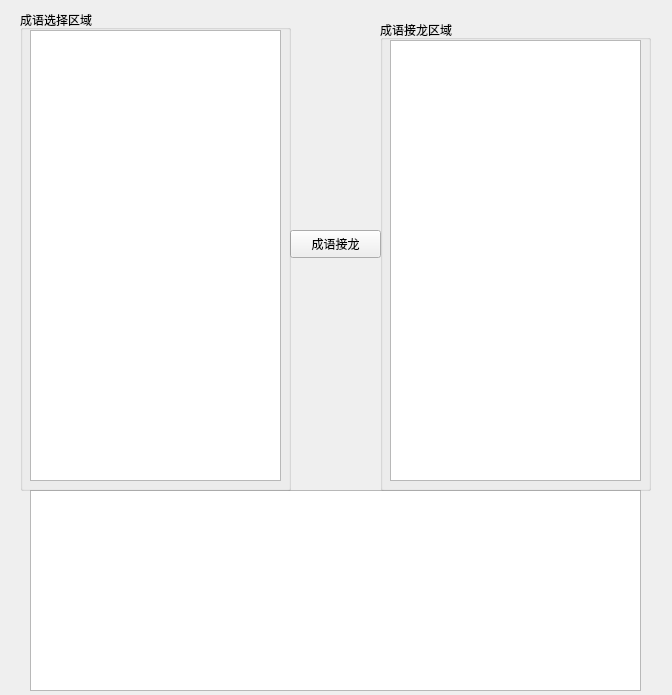
<?xml version="1.0" encoding="UTF-8"?>
<ui version="4.0">
 <class>Form</class>
 <widget class="QWidget" name="Form">
  <property name="geometry">
   <rect>
    <x>0</x>
    <y>0</y>
    <width>672</width>
    <height>695</height>
   </rect>
  </property>
  <property name="windowTitle">
   <string>Form</string>
  </property>
  <widget class="QPushButton" name="Button_solitaire">
   <property name="geometry">
    <rect>
     <x>290</x>
     <y>230</y>
     <width>91</width>
     <height>28</height>
    </rect>
   </property>
   <property name="text">
    <string>成语接龙</string>
   </property>
  </widget>
  <widget class="QPlainTextEdit" name="Edit_log">
   <property name="geometry">
    <rect>
     <x>30</x>
     <y>490</y>
     <width>611</width>
     <height>201</height>
    </rect>
   </property>
   <property name="readOnly">
    <bool>true</bool>
   </property>
  </widget>
  <widget class="QGroupBox" name="groupBox_2">
   <property name="geometry">
    <rect>
     <x>380</x>
     <y>20</y>
     <width>271</width>
     <height>471</height>
    </rect>
   </property>
   <property name="title">
    <string>成语接龙区域</string>
   </property>
   <widget class="QListWidget" name="idiom_list_2">
    <property name="geometry">
     <rect>
      <x>10</x>
      <y>20</y>
      <width>251</width>
      <height>441</height>
     </rect>
    </property>
   </widget>
  </widget>
  <widget class="QGroupBox" name="groupBox_1">
   <property name="geometry">
    <rect>
     <x>20</x>
     <y>10</y>
     <width>271</width>
     <height>481</height>
    </rect>
   </property>
   <property name="title">
    <string>成语选择区域</string>
   </property>
   <widget class="QListWidget" name="idiom_list_1">
    <property name="geometry">
     <rect>
      <x>10</x>
      <y>20</y>
      <width>251</width>
      <height>451</height>
     </rect>
    </property>
   </widget>
  </widget>
 </widget>
 <resources/>
 <connections/>
</ui>
